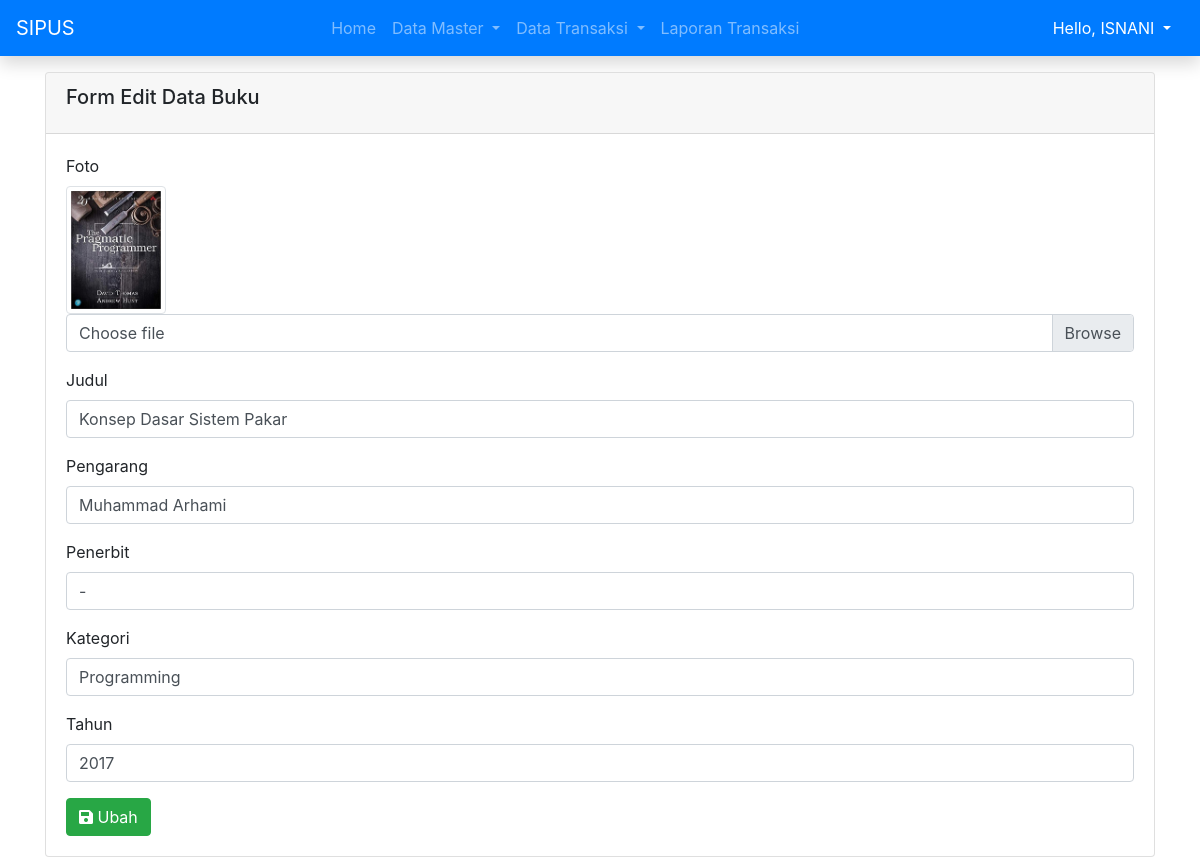
Page /edit_buku.php?id=0001 (signed in) on the committed database.
### tables this page shows
CREATE TABLE `tbbuku` (
  `id_buku` varchar(5) NOT NULL,
  `judul` varchar(50) NOT NULL,
  `pengarang` varchar(50) NOT NULL,
  `penerbit` varchar(50) NOT NULL,
  `kategori` varchar(50) NOT NULL,
  `tahun` int(4) NOT NULL,
  `foto` varchar(50) NOT NULL
);

### edit_buku.php (the view, shortened to what this page needs)
<?php
if (empty($_GET["id"])) {
    echo "<script>window.location='javascript:history.go(-1)'</script>";
} else {
    include 'koneksi.php';
    $id_buku = $_GET['id'];
    $sql = "SELECT * FROM tbbuku WHERE id_buku='$id_buku'";
    $result = $conn->query($sql);
    if ($result->num_rows > 0) {
        $buku = $result->fetch_assoc();
        $id_buku = $buku["id_buku"];
        $judul = $buku["judul"];
        $pengarang = $buku["pengarang"];
        $penerbit = $buku["penerbit"];
        $kategori = $buku["kategori"];
        $tahun = $buku["tahun"];
        $foto = $buku["foto"];
    }
}
?>
<!DOCTYPE html>
<html lang="en">
<head>
    <link rel="stylesheet" href="css/bootstrap.min.css" />
    <link rel="stylesheet" href="https://cdn.datatables.net/1.10.25/css/dataTables.bootstrap4.min.css">
    <link rel="stylesheet" href="https://pro.fontawesome.com/releases/v5.10.0/css/all.css" />
</head>
<body>
<?php include 'navbar.php' ?>
    <div class="container">
        <div class="row">
            <div class="col-md">
                <div class="card">
                    <div class="card-header">
                        <h5 class="card-title">Form Edit Data Buku</h5>
                    </div>
                    <div class="card-body">
                        <form action="<?= $_SERVER["PHP_SELF"] . "?id=" . $id_buku ?>" method="POST" enctype="multipart/form-data">
                            <div class="form-group">
                                <label for="foto">Foto</label><br>
                                <img src="images/book/<?= $foto ?>" alt="<?= $judul ?>" class="img-thumbnail" width="100">
                                <div class="custom-file">
                                    <label class="custom-file-label" for="foto">Choose file</label>
                                </div>
                            </div>
                            <div class="form-group">
                                <label for="judul">Judul</label>
                                <input type="text" name="judul" id="judul" class="form-control" value="<?= $judul ?>" required>
                            </div>
                            <div class="form-group">
                                <label>Pengarang</label>
                                <input type="text" name="pengarang" id="pengarang" class="form-control" value="<?= $pengarang ?>" required>
                            </div>
                            <div class="form-group">
                                <label for="penerbit">Penerbit</label>
                                <input type="text" name="penerbit" id="penerbit" class="form-control" value="<?= $penerbit ?>" required>
                            </div>
                            <div class="form-group">
                                <label for="kategori">Kategori</label>
                                <input type="text" name="kategori" id="kategori" class="form-control" value="<?= $kategori ?>" required>
                            </div>
                            <div class="form-group">
                                <label for="tahun">Tahun</label>
                                <input type="number" name="tahun" id="tahun" class="form-control" value="<?= $tahun ?>" required>
                            </div>
                            <button type="submit" name="submit" class="btn btn-success">
                                <i class="fas fa-save"></i>
                                Ubah</button>
                        </form>
                    </div>
                </div>
            </div>
        </div>
    </div>
</body>
</html>

### rows in the picture
tbbuku: foto (picture), judul "Konsep Dasar Sistem Pakar", pengarang "Muhammad Arhami", penerbit "-", kategori "Programming", tahun "2017"

### other values in the picture
$_SESSION["nama_admin"] "ISNANI"
